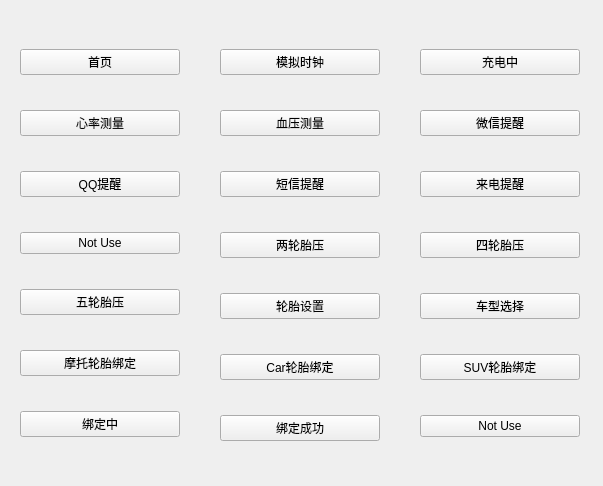
<?xml version="1.0" encoding="UTF-8"?>
<ui version="4.0">
 <class>LcdDisplay</class>
 <widget class="QWidget" name="LcdDisplay">
  <property name="geometry">
   <rect>
    <x>0</x>
    <y>0</y>
    <width>603</width>
    <height>486</height>
   </rect>
  </property>
  <property name="windowTitle">
   <string>Form</string>
  </property>
  <widget class="QWidget" name="verticalLayoutWidget">
   <property name="geometry">
    <rect>
     <x>20</x>
     <y>20</y>
     <width>160</width>
     <height>451</height>
    </rect>
   </property>
   <layout class="QVBoxLayout" name="verticalLayout">
    <item>
     <widget class="QPushButton" name="pushButton_2">
      <property name="text">
       <string>首页</string>
      </property>
     </widget>
    </item>
    <item>
     <widget class="QPushButton" name="pushButton_3">
      <property name="text">
       <string>心率测量</string>
      </property>
     </widget>
    </item>
    <item>
     <widget class="QPushButton" name="pushButton_5">
      <property name="text">
       <string>QQ提醒</string>
      </property>
     </widget>
    </item>
    <item>
     <widget class="QPushButton" name="pushButton_7">
      <property name="text">
       <string>Not Use</string>
      </property>
     </widget>
    </item>
    <item>
     <widget class="QPushButton" name="pushButton_6">
      <property name="text">
       <string>五轮胎压</string>
      </property>
     </widget>
    </item>
    <item>
     <widget class="QPushButton" name="pushButton_4">
      <property name="text">
       <string>摩托轮胎绑定</string>
      </property>
     </widget>
    </item>
    <item>
     <widget class="QPushButton" name="pushButton">
      <property name="text">
       <string>绑定中</string>
      </property>
     </widget>
    </item>
   </layout>
  </widget>
  <widget class="QWidget" name="verticalLayoutWidget_2">
   <property name="geometry">
    <rect>
     <x>220</x>
     <y>20</y>
     <width>160</width>
     <height>451</height>
    </rect>
   </property>
   <layout class="QVBoxLayout" name="verticalLayout_2">
    <item>
     <widget class="QPushButton" name="pushButton_8">
      <property name="text">
       <string>模拟时钟</string>
      </property>
     </widget>
    </item>
    <item>
     <widget class="QPushButton" name="pushButton_9">
      <property name="text">
       <string>血压测量</string>
      </property>
     </widget>
    </item>
    <item>
     <widget class="QPushButton" name="pushButton_10">
      <property name="text">
       <string>短信提醒</string>
      </property>
     </widget>
    </item>
    <item>
     <widget class="QPushButton" name="pushButton_11">
      <property name="text">
       <string>两轮胎压</string>
      </property>
     </widget>
    </item>
    <item>
     <widget class="QPushButton" name="pushButton_12">
      <property name="text">
       <string>轮胎设置</string>
      </property>
     </widget>
    </item>
    <item>
     <widget class="QPushButton" name="pushButton_13">
      <property name="text">
       <string>Car轮胎绑定</string>
      </property>
     </widget>
    </item>
    <item>
     <widget class="QPushButton" name="pushButton_14">
      <property name="text">
       <string>绑定成功</string>
      </property>
     </widget>
    </item>
   </layout>
  </widget>
  <widget class="QWidget" name="verticalLayoutWidget_3">
   <property name="geometry">
    <rect>
     <x>420</x>
     <y>20</y>
     <width>160</width>
     <height>451</height>
    </rect>
   </property>
   <layout class="QVBoxLayout" name="verticalLayout_3">
    <item>
     <widget class="QPushButton" name="pushButton_15">
      <property name="text">
       <string>充电中</string>
      </property>
     </widget>
    </item>
    <item>
     <widget class="QPushButton" name="pushButton_16">
      <property name="text">
       <string>微信提醒</string>
      </property>
     </widget>
    </item>
    <item>
     <widget class="QPushButton" name="pushButton_17">
      <property name="text">
       <string>来电提醒</string>
      </property>
     </widget>
    </item>
    <item>
     <widget class="QPushButton" name="pushButton_18">
      <property name="text">
       <string>四轮胎压</string>
      </property>
     </widget>
    </item>
    <item>
     <widget class="QPushButton" name="pushButton_19">
      <property name="text">
       <string>车型选择</string>
      </property>
     </widget>
    </item>
    <item>
     <widget class="QPushButton" name="pushButton_20">
      <property name="text">
       <string>SUV轮胎绑定</string>
      </property>
     </widget>
    </item>
    <item>
     <widget class="QPushButton" name="pushButton_21">
      <property name="text">
       <string>Not Use</string>
      </property>
     </widget>
    </item>
   </layout>
  </widget>
 </widget>
 <resources/>
 <connections/>
</ui>
